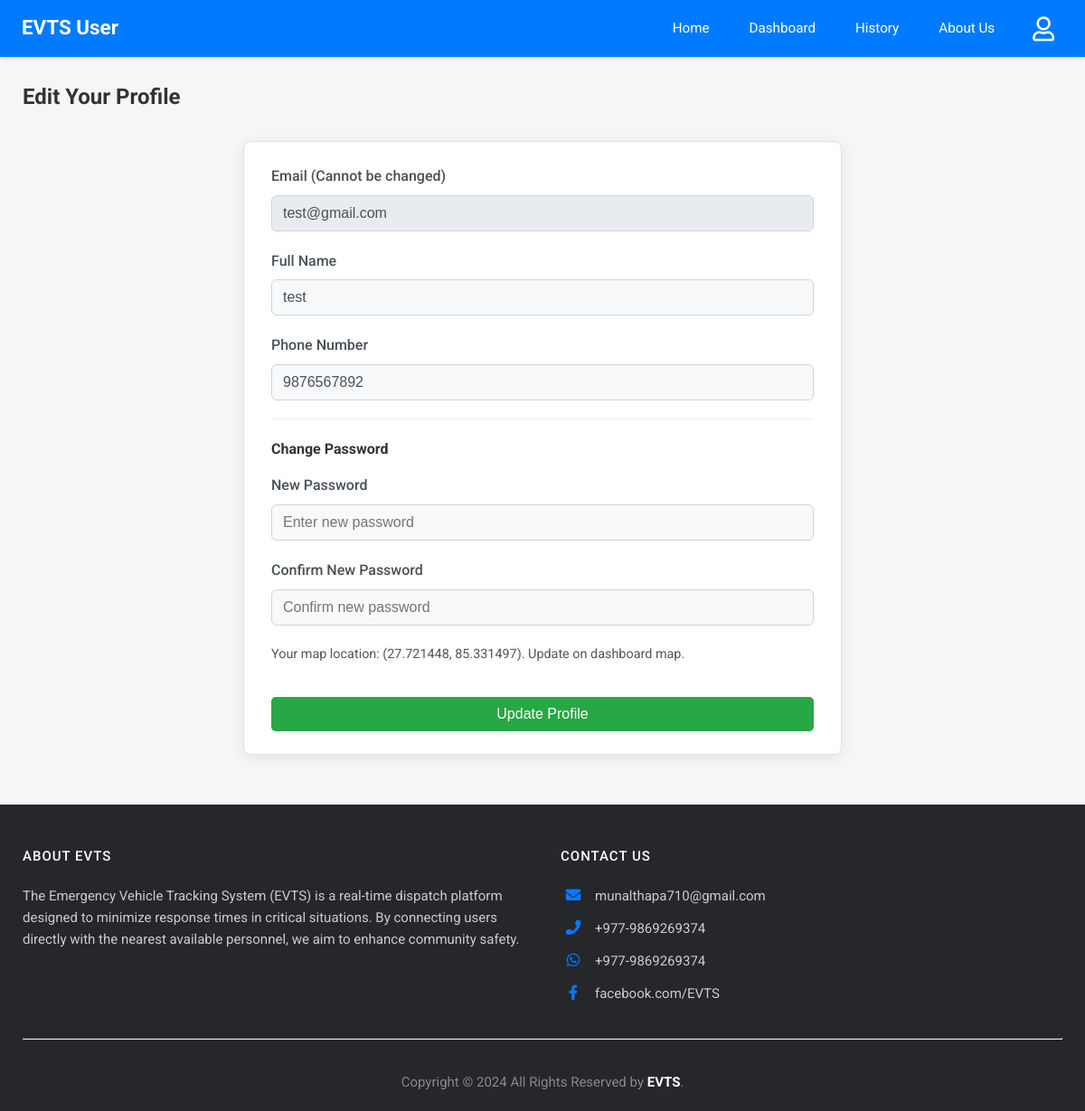
/edit-user-profile (signed in), run on the app's committed database.
### app.py (models this page shows)
class User(db.Model):
    email = db.Column(db.String(120), primary_key=True)
    name = db.Column(db.String(100))
    phone = db.Column(db.String(15))
    password = db.Column(db.String(256)) # Increased length for hash
    latitude = db.Column(db.Float, nullable=True)
    longitude = db.Column(db.Float, nullable=True)

### app.py (the view, shortened to what this page needs)
@app.route('/edit-user-profile', methods=['GET', 'POST'])
@login_required_user
def edit_user_profile():
    user = User.query.get(session['user'])
    if not user:
        flash('User not found.', 'error')
        return redirect(url_for('login'))
    response = make_response(render_template('edit_user_profile.html', user=user, title="Edit Your Profile"))
    return add_no_cache_to_response(response)

### app.py (called while the page is built)
def login_required_user(f):
    @wraps(f)
    def decorated_function(*args, **kwargs):
        if 'user' not in session:
            return redirect(url_for('login', next=request.url))
        return f(*args, **kwargs)
    return decorated_function

def add_no_cache_to_response(response):
    response.headers["Cache-Control"] = "no-cache, no-store, must-revalidate, public, max-age=0"
    response.headers["Pragma"] = "no-cache"
    response.headers["Expires"] = "0"
    return response

### templates/edit_user_profile.html (shortened to what this page needs)
{% extends 'user_base.html' %}
{% block content %}
<h2>Edit Your Profile</h2>
<form method="POST" action="{{ url_for('edit_user_profile') }}" class="profile-edit-form">
    <div class="form-group">
        <label for="email">Email (Cannot be changed)</label>
        <input type="email" id="email" name="email" value="{{ user.email }}" class="form-control" readonly>
    </div>
    <div class="form-group">
        <label for="name">Full Name</label>
        <input type="text" id="name" name="name" value="{{ user.name }}" class="form-control" required>
    </div>
    <div class="form-group">
        <label for="phone">Phone Number</label>
        <input type="tel" id="phone" name="phone" value="{{ user.phone }}" class="form-control" required>
    </div>
    <hr style="margin: 20px 0;">
    <h4 style="margin-bottom:15px;">Change Password</h4>
    <div class="form-group">
        <label for="new_password">New Password</label>
        <input type="password" id="new_password" name="new_password" class="form-control" placeholder="Enter new password">
    </div>
    <div class="form-group">
        <label for="confirm_password">Confirm New Password</label>
        <input type="password" id="confirm_password" name="confirm_password" class="form-control" placeholder="Confirm new password">
    </div>
    {% if user.latitude and user.longitude %}
    <p style="font-size:0.9em; color:#555;">Your map location: ({{ user.latitude|round(6) }}, {{ user.longitude|round(6) }}). Update on dashboard map.</p>
    {% else %}
    <p style="font-size:0.9em; color:#dc3545;">Map location not set. Set on dashboard.</p>
    {% endif %}
    <button type="submit" class="button-style btn-confirm" style="margin-top: 20px; width: 100%;">Update Profile</button>
</form>
{% endblock %}

### static/css/dashboard_styles.css (style rules this page uses)
body { font-family: 'Roboto', 'Segoe UI', Tahoma, Geneva, Verdana, sans-serif; margin: 0; background-color: #f4f7f6; color: #333; line-height: 1.6; }
.dashboard-content h2, .dashboard-content h3, .dashboard-content h4 { color: #333; margin-top: 0; }
.dashboard-content p { margin-bottom: 1rem; }
button, .button-style { background-color: #007bff; color: white; padding: 10px 18px; border: none; border-radius: 5px; cursor: pointer; font-size: 1em; transition: background-color 0.2s ease, box-shadow 0.2s ease; text-decoration: none; display: inline-block; text-align: center; }
button.btn-confirm, .button-style.btn-confirm { background-color: #28a745; }
.profile-edit-form { max-width: 600px; margin: 30px auto; padding: 25px 30px; background-color: #ffffff; border-radius: 8px; box-shadow: 0 4px 15px rgba(0,0,0,0.08); border: 1px solid #e0e0e0; }
.profile-edit-form .form-group { margin-bottom: 20px; }
.profile-edit-form label { display: block; margin-bottom: 8px; font-weight: 500; color: #495057; }
.profile-edit-form .form-control { width: 100%; padding: 10px 12px; border: 1px solid #ced4da; border-radius: 6px; box-sizing: border-box; font-size: 1em; color: #495057; background-color: #f8f9fa; }
.profile-edit-form .form-control[readonly] { background-color: #e9ecef; cursor: not-allowed; }
.profile-edit-form hr { margin-top: 25px; margin-bottom: 25px; border: 0; border-top: 1px solid #eee; }

### data on the page
User: email "test@gmail.com", name "test", phone "9876567892", latitude "27.721448", longitude "85.331497"
